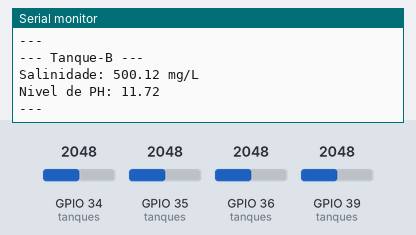
A sketch run on a simulated ESP32. Parts: the last lines printed to the serial monitor. Inputs (shaded band) come from the test bench; at power-on: GPIO 34 (tanques) = 2048, GPIO 35 (tanques) = 2048, GPIO 36 (tanques) = 2048, GPIO 39 (tanques) = 2048.

Above: at 1.2 s.
1.3 s: GPIO 34 (tanques) set to 2866
2.8 s: GPIO 35 (tanques) set to 2866
At 3.82 s:
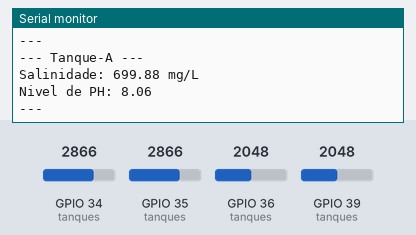
4.3 s: GPIO 36 (tanques) set to 1228
At 5.6 s:
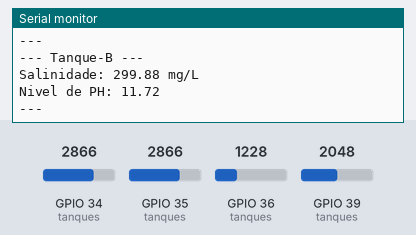
5.8 s: GPIO 39 (tanques) set to 1228
At 7.0 s:
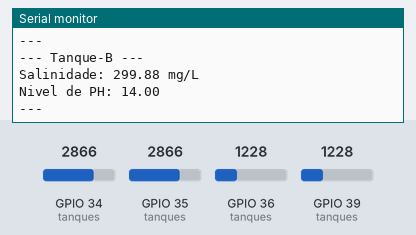
7.3 s: GPIO 36 (tanques) set to 960
At 8.3 s:
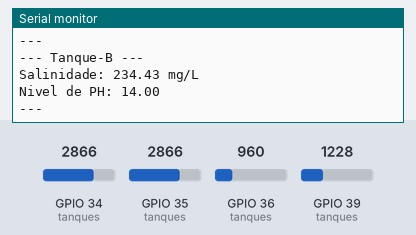
8.8 s: GPIO 34 (tanques) set to 3972
Timing chart, 0 to 11.3 s (numbered marks = the images above; inputs shaded):
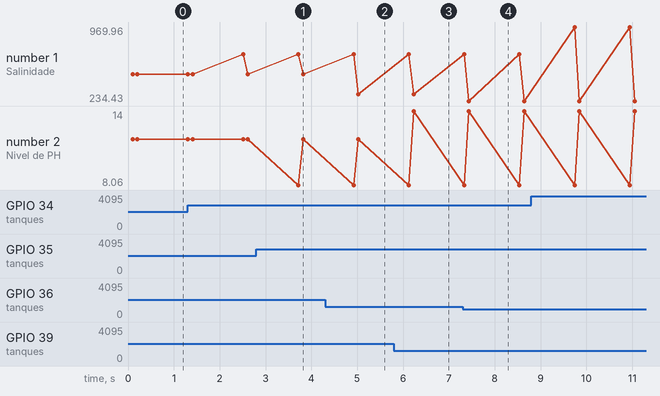

The sketch:

Rins.ino
```cpp
#include <Arduino.h>
//
struct Sensor
{
  int pinoSalinidade;
  int pinoPH;
  const char* nome;
};

Sensor tanques[] = {
  {34,35, "Tanque-A"},
  {36, 39, "Tanque-B"}
};
const int NUM_TANQUES = sizeof(tanques) / sizeof(tanques[0]);

//---Variaveis---pra definir os pinos*Removidas
//--Configuracao da medida ADC.
const int NUM_AMOSTRAS = 10;

//funcao: medida de leitura ADC.
int lerMedidaADC(int pino)
{

  long soma = 0;
  for (int c = 0; c < NUM_AMOSTRAS; c++)
  {
    soma += analogRead(pino);
    delay(5);
  }
  return (int)(soma / NUM_AMOSTRAS);
}

//--- Fator de conversao para sensor generico ---
// Sem calibracao, os valores sao estimativas relativas, nao medicoes absolutas.
const float PPM_MAX_ESTIMADO = 1000.0;

//funcoes de calculo

  float converterLeitura(int leitura)
  {
    return ((float)leitura / 4095.0) * PPM_MAX_ESTIMADO;//*novo: calculo simplificado
  }

//----calculo de PH da agua----
//definicoes para o sensor
const float PH_Neutro = 2.5; // voltagem (V) quando pH = 7.0
const float PH_Passo = 0.18;// variacao de voltagem por unidade de pH

float CalcularPH(int leituraBruta)
{

  //Converter a leitura do ADC para Voltagem
  float voltagem = (leituraBruta * 3.3) / 4095.0;
  //Calcula o valor de PH
  float valorPH = 7.0 + ((PH_Neutro - voltagem) / PH_Passo);
  return valorPH;

}

//funcao principal
void processarMonitoramento(Sensor tanque)
{

  int leituraSal = lerMedidaADC(tanque.pinoSalinidade);
  int leituraPH = lerMedidaADC(tanque.pinoPH);


float valorSal = converterLeitura(leituraSal);
float valorPH = CalcularPH(leituraPH);


//trava de seguraca de PH para evitar valores loucos
if (valorPH > 14.0) valorPH = 14.0;
if (valorPH < 0.0) valorPH = 0.0;


    Serial.printf("--- %s ---\n", tanque.nome);
    Serial.printf("Salinidade: %.2f mg/L\n", valorSal);
    Serial.printf("Nivel de PH: %.2f\n", valorPH);
    Serial.println ("---");
}
//Funcao de conversa entre o codigo e o Arduino

void setup()
{
    Serial.begin(115200);//inicia a conversa
    for (int p = 0; p < NUM_TANQUES; p++ )
    {
    pinMode(tanques[p].pinoSalinidade, INPUT);
    pinMode(tanques[p].pinoPH, INPUT);
    }
}

void loop()
{
  for (int pi = 0; pi < NUM_TANQUES; pi++)
  {
  processarMonitoramento(tanques[pi]);
  }
  delay(1000);//espera 1 segundo entre as leituras
}
//criado por: Flix codes.
```

Measured:
- after the input at 2.8 s, the serial monitor: prints a new line after 0.92 s (image 1)
- after the input at 4.3 s, the serial monitor: prints a new line after 0.73 s (image 2)
- after the input at 5.8 s, the serial monitor: prints a new line after 0.43 s (image 3)
- after the input at 7.3 s, the serial monitor: prints a new line after 0.14 s (image 4)
- plotted number 1: 500.12 → 299.88 after the input at 4.3 s, 299.88 → 234.43 after the input at 7.3 s
- plotted number 2: 11.72 → 14 after the input at 5.8 s
